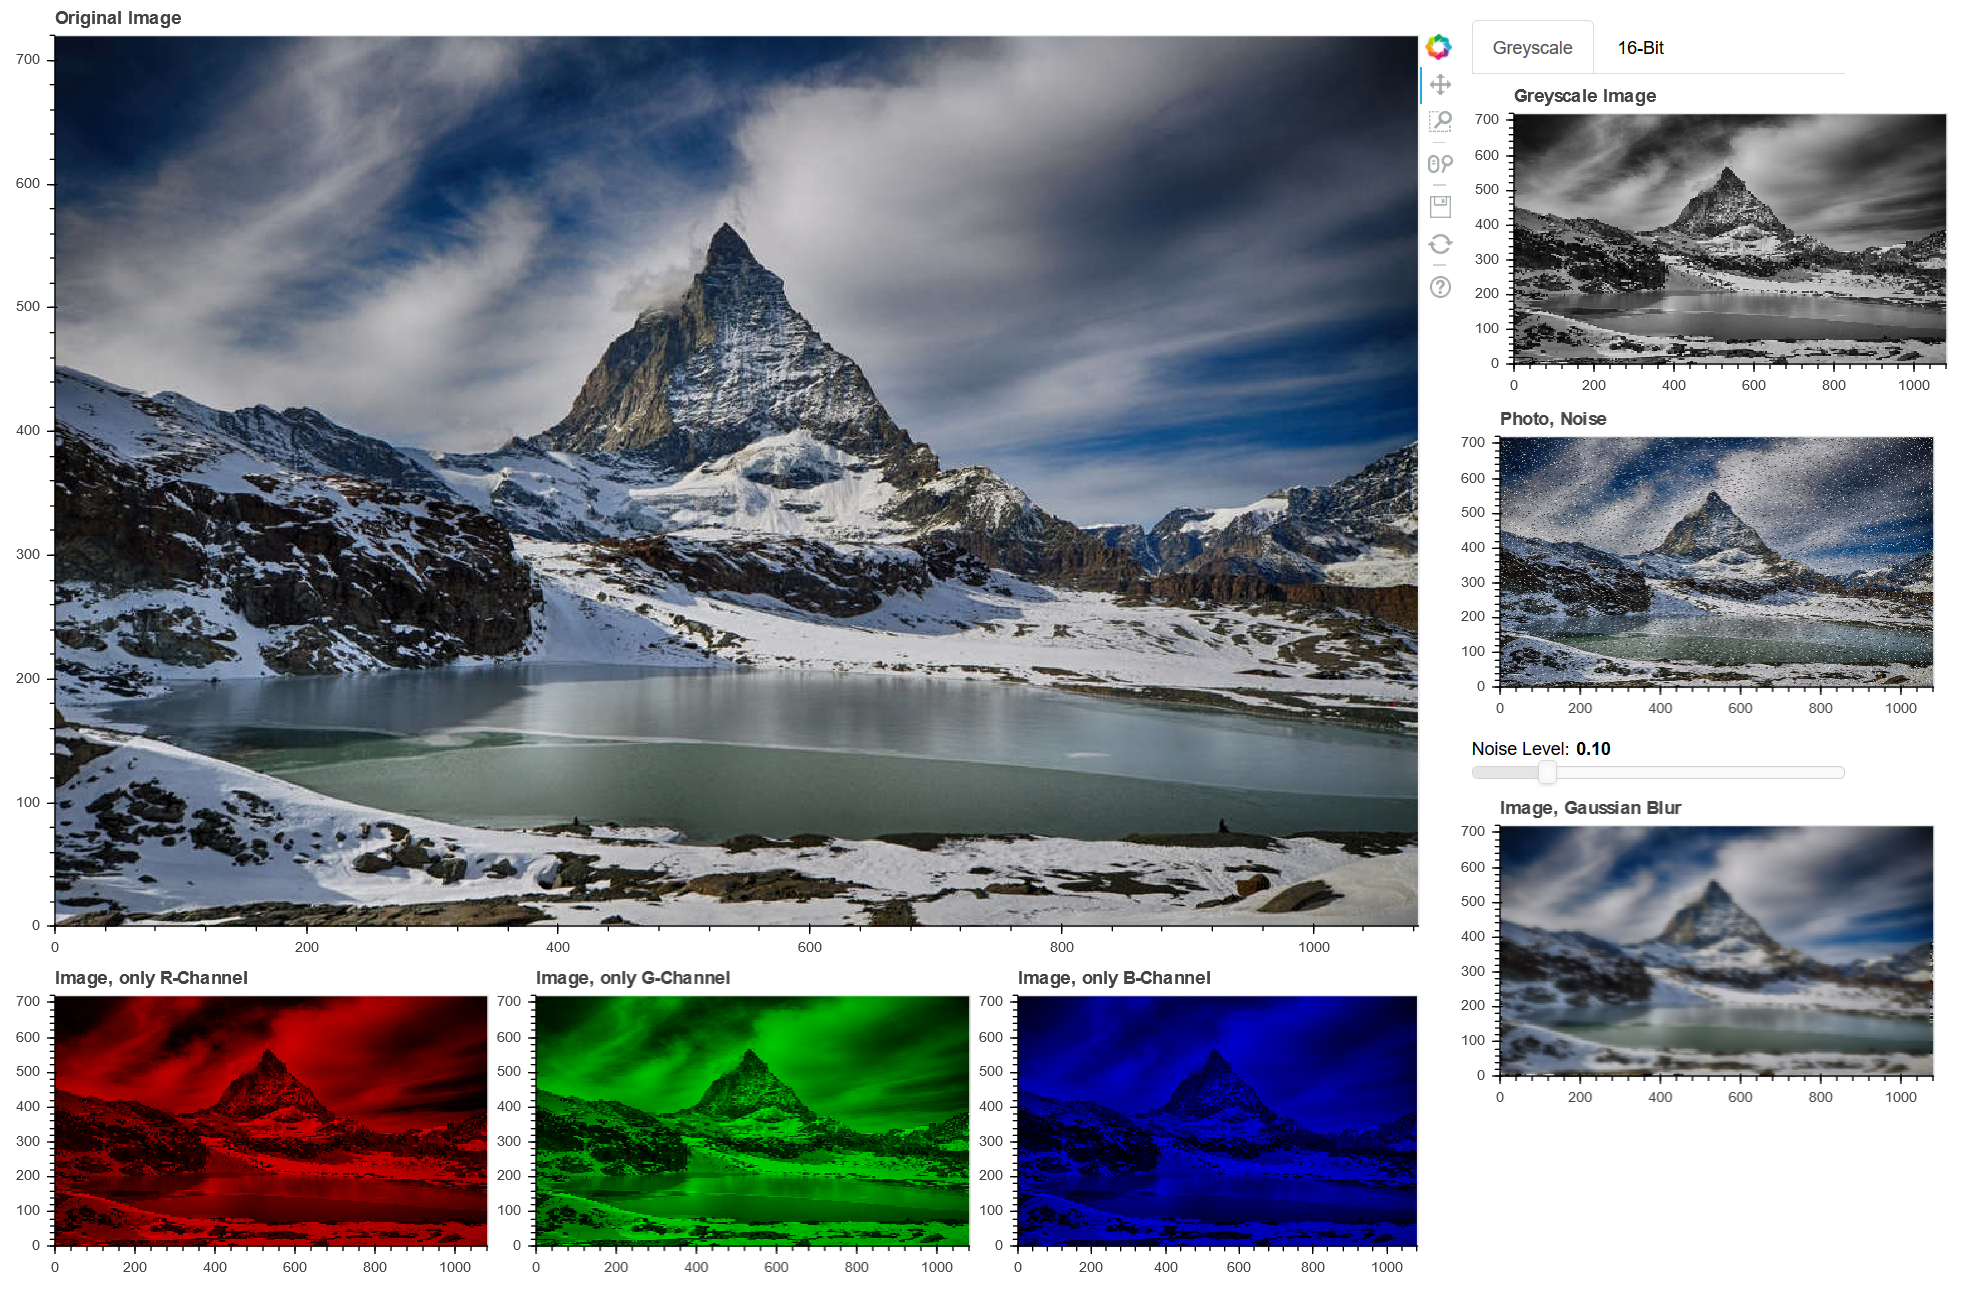

The Python source for this figure:
from bokeh.io import output_file, show
from bokeh.layouts import layout, column, row
from bokeh.models.widgets import Panel, Tabs, Slider
from bokeh.plotting import curdoc
from bokeh.models import ColumnDataSource
from images_class import *

from bokeh.client import push_session
from bokeh.driving import cosine

#The dashboard .py file serves to call the different image transformations out of the images_class
#The output file is scratch.html when no server is started. See last line for further explenation.
output_file("dashboard.html", title="Processed Photo - Dashboard")

#Open the image "image.jpg" as an original image, do not transform it and assign its figure to p1_img for later plotting
p1 = Original_Image("photo.jpeg")
p1_img = p1.create_img()

#Open the image "image.jpg", seperate its color Value "RED" and assign its figure to p2_img for later plotting
p2 = Colorchannel_Image("photo.jpeg","R")
p2.transform_img()
p2_img = p2.create_img()

#Open the image "image.jpg", seperate its color Value "GREEN" and assign its figure to p3_img for later plotting
p3 = Colorchannel_Image("photo.jpeg","G")
p3.transform_img()
p3_img = p3.create_img()

#Open the image "image.jpg", seperate its color Value "BLUE" and assign its figure to p4_img for later plotting
p4 = Colorchannel_Image("photo.jpeg","B")
p4.transform_img()
p4_img = p4.create_img()

#Open the image "image.jpg", convert it to greyscale in the images_class and assign its figure to p5_t1_img for later plotting, assign it to a tab
p5_t1 = Greyscale_Image("photo.jpeg", [0.3, 0.59, .11])
p5_t1.transform_img()
p5_t1_img = p5_t1.create_img()
tab1 = Panel(child=p5_t1_img, title="Greyscale")

#Open the image "image.jpg", calculate the color cubes, redefine each color to its nearest color-cube value and assign its figure to p5_t2_img for later plotting, assign it to a tab
bits = 16
p5_t2 = Mediancut_Image("photo.jpeg", bits, threading=False)
p5_t2.transform_img()
p5_t2_img = p5_t2.create_img()
tab2 = Panel(child=p5_t2_img, title="{}-Bit".format(str(bits)))

#Open the image "image.jpg", add random noise to it and assign its figure to p6_img. Add a slider to it to let the user input values
p6 = Noise_Image("photo.jpeg")
image = p6.transform_img(.1)
source = ColumnDataSource({'image': [image]})
p6_img = figure(title="Photo, Noise", x_range=(0, len(image[0])), y_range=(0, len(image)), plot_width=len(image[0]) // size, plot_height=len(image) // size, toolbar_location=None)
p6_img.image_rgba(image='image', x=0, y=0, dw=len(image[0]), dh=len(image), source=source)
slider = Slider(start=0, end=.5, value=.1, step=.01, title="Noise Level")

#Open the image "image.jpg", apply a gaussian filter to it and assign its figure to p5_t2_img for later plotting, assign it to a tab
p7 = Gaussian_Image("photo.jpeg",2, threading=False)
p7.transform_img()
p7_img = p7.create_img()

#Function that recalculates the noise in an image on slider change
def update_img(attr, old, new):
    new_img = p6.transform_img(new)
    source.data = {'image': [new_img]}
slider.on_change("value", update_img)

#Combine the tabs inside a Tag-Object
tabs = Tabs(tabs=[tab1, tab2])

#START BOKEH SERVER FIRST IN SAME DIRECTORY: CMD: --> CD "THIS-DIRECTORY" --> BOKEH SERVE
session = push_session(curdoc())
session.show(layout([row(column(p1_img, row(p2_img, p3_img, p4_img)), column(row(tabs), p6_img, slider, p7_img))]))
session.loop_until_closed()
#To make the program work without the bokeh server, uncomment the line underneath and comment out the three lines above
#show(layout([row(column(p1_img, row(p2_img, p3_img, p4_img)), column(row(tabs), p6_img, slider, p7_img))]))
